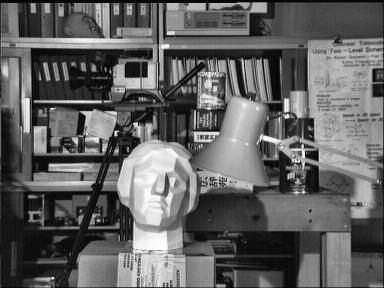
#> input picture img/tsukuba.jpg, 384 x 288 px
$ python HistogramsTwo3.py
#> lines starting #> are read from the running program, lines starting #| are printed output that depends on the picture
import cv2 as cv
import numpy as np
from matplotlib import pyplot as plt

img = cv.imread('../img/tsukuba.jpg', 0)
#> img is the input picture: shape (288, 384); min 0, max 255, mean 97.6

# CLAHE :
# use global equalization to avoid dark bg and bright fg
# In this case, if use global equalization, the constrast of fg will be decreased
# CLAHE uses local equalization to avoid this
# Also, to avoid noise, we set a constrast limitation to clip the value if contrast is above it

# (limitation, kernel size)
clahe = cv.createCLAHE(clipLimit=2.0, tileGridSize=(8, 8))
cl1 = clahe.apply(img)
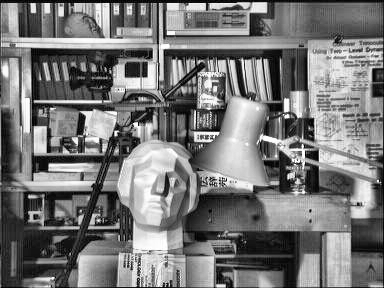
#> cl1: shape (288, 384); min 0, max 255, mean 119.4
plt.subplot(221), plt.imshow(img, 'gray'), plt.title('raw')
global_equalization = cv.equalizeHist(img)
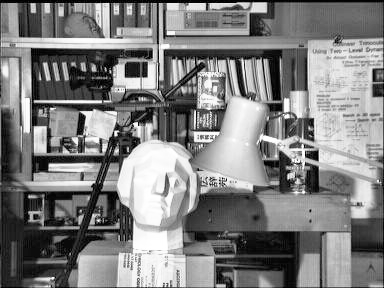
#> global_equalization: shape (288, 384); min 0, max 255, mean 127.7
plt.subplot(222), plt.imshow(global_equalization, 'gray'), plt.title('Global Equalization')
plt.subplot(223), plt.imshow(cl1, 'gray'), plt.title('After clipped')

plt.show()
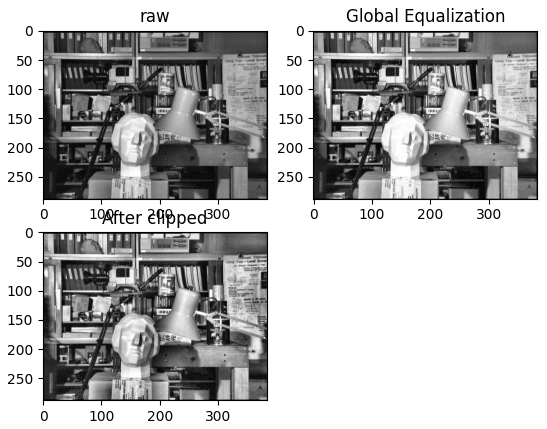
#> figure drawn by matplotlib, 3 panels

$ run again, with img/apple.jpg copied over img/tsukuba.jpg
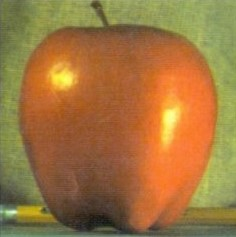
#> input picture img/apple.jpg, 236 x 237 px
#> `global_equalization = cv.equalizeHist(img)`:
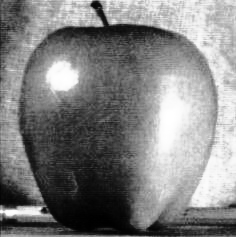
#> global_equalization: shape (237, 236); min 0, max 255, mean 128.9
#> `plt.show()`:
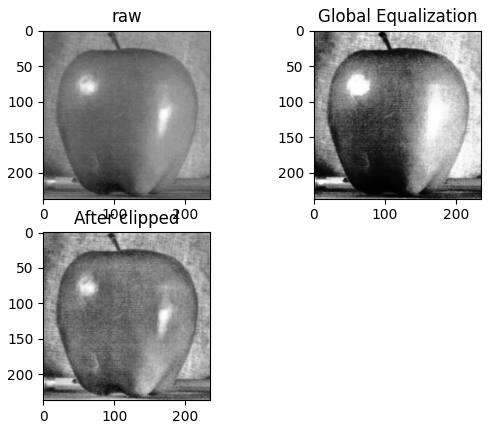
#> figure drawn by matplotlib, 3 panels

$ run again, with img/blox.jpg copied over img/tsukuba.jpg
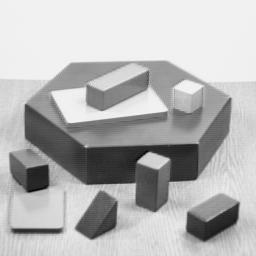
#> input picture img/blox.jpg, 256 x 256 px
#> img is the input picture: shape (256, 256); min 0, max 252, mean 182.8
#> `global_equalization = cv.equalizeHist(img)`:
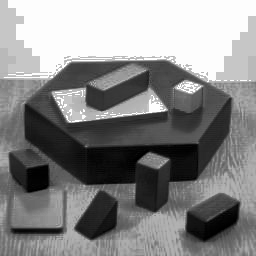
#> global_equalization: shape (256, 256); min 0, max 255, mean 134.3
#> `plt.show()`:
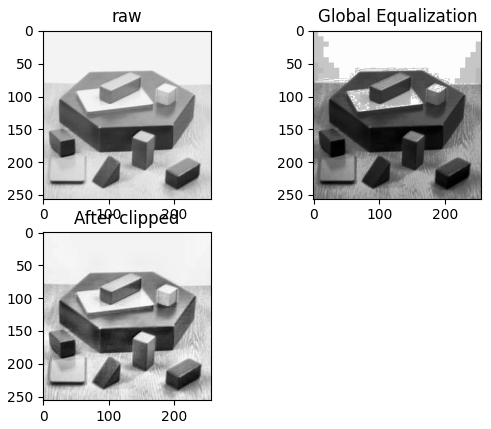
#> figure drawn by matplotlib, 3 panels
